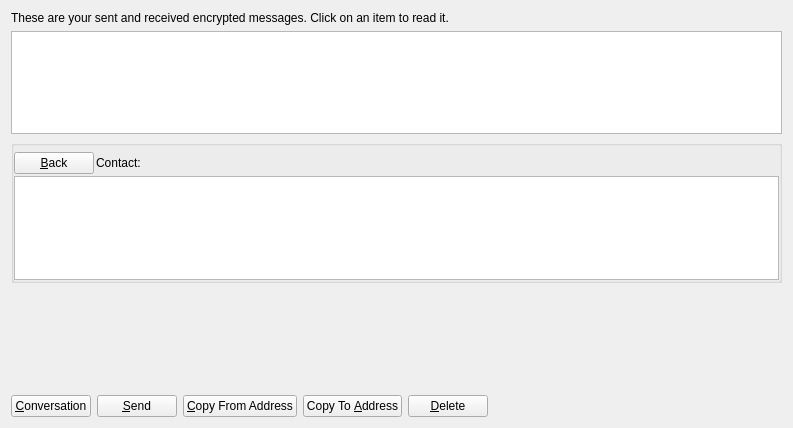
<?xml version="1.0" encoding="UTF-8"?>
<ui version="4.0">
 <class>MessagePage</class>
 <widget class="QWidget" name="MessagePage">
  <property name="geometry">
   <rect>
    <x>0</x>
    <y>0</y>
    <width>793</width>
    <height>428</height>
   </rect>
  </property>
  <property name="windowTitle">
   <string>Address Book</string>
  </property>
  <layout class="QVBoxLayout" name="verticalLayout_2">
   <item>
    <widget class="QLabel" name="labelExplanation">
     <property name="text">
      <string>These are your sent and received encrypted messages. Click on an item to read it.</string>
     </property>
     <property name="textFormat">
      <enum>Qt::PlainText</enum>
     </property>
     <property name="wordWrap">
      <bool>true</bool>
     </property>
    </widget>
   </item>
   <item>
    <widget class="QTableView" name="tableView">
     <property name="contextMenuPolicy">
      <enum>Qt::CustomContextMenu</enum>
     </property>
     <property name="toolTip">
      <string>Click on a message to view it</string>
     </property>
     <property name="tabKeyNavigation">
      <bool>false</bool>
     </property>
     <property name="alternatingRowColors">
      <bool>true</bool>
     </property>
     <property name="selectionMode">
      <enum>QAbstractItemView::SingleSelection</enum>
     </property>
     <property name="selectionBehavior">
      <enum>QAbstractItemView::SelectRows</enum>
     </property>
     <property name="sortingEnabled">
      <bool>true</bool>
     </property>
     <attribute name="verticalHeaderVisible">
      <bool>false</bool>
     </attribute>
    </widget>
   </item>
   <item>
    <layout class="QVBoxLayout" name="verticalLayout">
     <item>
      <widget class="QGroupBox" name="messageDetails">
       <property name="title">
        <string/>
       </property>
       <layout class="QVBoxLayout" name="verticalLayout_4">
        <property name="spacing">
         <number>2</number>
        </property>
        <property name="leftMargin">
         <number>0</number>
        </property>
        <property name="topMargin">
         <number>6</number>
        </property>
        <property name="rightMargin">
         <number>0</number>
        </property>
        <property name="bottomMargin">
         <number>0</number>
        </property>
        <item>
         <layout class="QHBoxLayout" name="horizontalLayout_3">
          <item>
           <widget class="QPushButton" name="backButton">
            <property name="text">
             <string>&amp;Back</string>
            </property>
            <property name="icon">
             <iconset resource="../bitcoin.qrc">
              <normaloff>:/icons/quit</normaloff>:/icons/quit</iconset>
            </property>
           </widget>
          </item>
          <item>
           <widget class="QLabel" name="labelContact">
            <property name="text">
             <string>Contact:</string>
            </property>
           </widget>
          </item>
          <item>
           <widget class="QLabel" name="contactLabel">
            <property name="text">
             <string/>
            </property>
           </widget>
          </item>
          <item>
           <spacer name="horizontalSpacer_3">
            <property name="orientation">
             <enum>Qt::Horizontal</enum>
            </property>
            <property name="sizeHint" stdset="0">
             <size>
              <width>40</width>
              <height>20</height>
             </size>
            </property>
           </spacer>
          </item>
         </layout>
        </item>
        <item>
         <widget class="QListView" name="listConversation">
          <property name="autoFillBackground">
           <bool>false</bool>
          </property>
         </widget>
        </item>
        <item>
         <layout class="QVBoxLayout" name="verticalLayout_3"/>
        </item>
       </layout>
      </widget>
     </item>
     <item>
      <widget class="MRichTextEdit" name="messageEdit" native="true">
       <property name="minimumSize">
        <size>
         <width>0</width>
         <height>100</height>
        </size>
       </property>
      </widget>
     </item>
     <item>
      <layout class="QHBoxLayout" name="horizontalLayout">
       <item>
        <widget class="QPushButton" name="newButton">
         <property name="text">
          <string>&amp;Conversation</string>
         </property>
         <property name="icon">
          <iconset resource="../bitcoin.qrc">
           <normaloff>:/icons/add</normaloff>:/icons/add</iconset>
         </property>
        </widget>
       </item>
       <item>
        <widget class="QPushButton" name="sendButton">
         <property name="toolTip">
          <string>Sign a message to prove you own a LifeStyleCoin address</string>
         </property>
         <property name="text">
          <string>&amp;Send</string>
         </property>
         <property name="icon">
          <iconset resource="../bitcoin.qrc">
           <normaloff>:/icons/send</normaloff>:/icons/send</iconset>
         </property>
        </widget>
       </item>
       <item>
        <widget class="QPushButton" name="copyFromAddressButton">
         <property name="toolTip">
          <string>Copy the currently selected address to the system clipboard</string>
         </property>
         <property name="text">
          <string>&amp;Copy From Address</string>
         </property>
         <property name="icon">
          <iconset resource="../bitcoin.qrc">
           <normaloff>:/icons/editcopy</normaloff>:/icons/editcopy</iconset>
         </property>
        </widget>
       </item>
       <item>
        <widget class="QPushButton" name="copyToAddressButton">
         <property name="toolTip">
          <string>Copy the currently selected address to the system clipboard</string>
         </property>
         <property name="text">
          <string>Copy To &amp;Address</string>
         </property>
         <property name="icon">
          <iconset resource="../bitcoin.qrc">
           <normaloff>:/icons/editcopy</normaloff>:/icons/editcopy</iconset>
         </property>
        </widget>
       </item>
       <item>
        <widget class="QPushButton" name="deleteButton">
         <property name="toolTip">
          <string>Delete the currently selected address from the list</string>
         </property>
         <property name="text">
          <string>&amp;Delete</string>
         </property>
         <property name="icon">
          <iconset resource="../bitcoin.qrc">
           <normaloff>:/icons/remove</normaloff>:/icons/remove</iconset>
         </property>
        </widget>
       </item>
       <item>
        <spacer name="horizontalSpacer">
         <property name="orientation">
          <enum>Qt::Horizontal</enum>
         </property>
         <property name="sizeHint" stdset="0">
          <size>
           <width>40</width>
           <height>20</height>
          </size>
         </property>
        </spacer>
       </item>
      </layout>
     </item>
    </layout>
   </item>
  </layout>
 </widget>
 <customwidgets>
  <customwidget>
   <class>MRichTextEdit</class>
   <extends>QWidget</extends>
   <header>mrichtextedit.h</header>
   <container>1</container>
  </customwidget>
 </customwidgets>
 <resources>
  <include location="../bitcoin.qrc"/>
 </resources>
 <connections/>
</ui>
